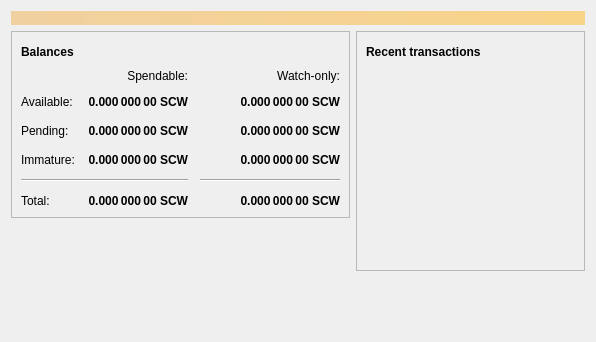
<?xml version="1.0" encoding="UTF-8"?>
<ui version="4.0">
 <class>OverviewPage</class>
 <widget class="QWidget" name="OverviewPage">
  <property name="geometry">
   <rect>
    <x>0</x>
    <y>0</y>
    <width>596</width>
    <height>342</height>
   </rect>
  </property>
  <property name="windowTitle">
   <string>Form</string>
  </property>
  <layout class="QVBoxLayout" name="topLayout">
   <item>
    <widget class="QLabel" name="labelAlerts">
     <property name="visible">
      <bool>false</bool>
     </property>
     <property name="styleSheet">
      <string notr="true">QLabel { background-color: qlineargradient(x1: 0, y1: 0, x2: 1, y2: 0, stop:0 #F0D0A0, stop:1 #F8D488); color:#000000; }</string>
     </property>
     <property name="wordWrap">
      <bool>true</bool>
     </property>
     <property name="margin">
      <number>3</number>
     </property>
     <property name="textInteractionFlags">
      <set>Qt::TextSelectableByMouse</set>
     </property>
    </widget>
   </item>
   <item>
    <layout class="QHBoxLayout" name="horizontalLayout" stretch="1,1">
     <item>
      <layout class="QVBoxLayout" name="verticalLayout_2">
       <item>
        <widget class="QFrame" name="frame">
         <property name="frameShape">
          <enum>QFrame::StyledPanel</enum>
         </property>
         <property name="frameShadow">
          <enum>QFrame::Raised</enum>
         </property>
         <layout class="QVBoxLayout" name="verticalLayout_4">
          <item>
           <layout class="QHBoxLayout" name="horizontalLayout_4">
            <item>
             <widget class="QLabel" name="label_5">
              <property name="font">
               <font>
                <weight>75</weight>
                <bold>true</bold>
               </font>
              </property>
              <property name="text">
               <string>Balances</string>
              </property>
             </widget>
            </item>
            <item>
             <widget class="QPushButton" name="labelWalletStatus">
              <property name="enabled">
               <bool>true</bool>
              </property>
              <property name="maximumSize">
               <size>
                <width>30</width>
                <height>16777215</height>
               </size>
              </property>
              <property name="toolTip">
               <string>The displayed information may be out of date. Your wallet automatically synchronizes with the s-CROW network after a connection is established, but this process has not completed yet.</string>
              </property>
              <property name="text">
               <string/>
              </property>
              <property name="icon">
               <iconset resource="../bitcoin.qrc">
                <normaloff>:/icons/warning</normaloff>
                <disabledoff>:/icons/warning</disabledoff>:/icons/warning</iconset>
              </property>
              <property name="iconSize">
               <size>
                <width>24</width>
                <height>24</height>
               </size>
              </property>
              <property name="flat">
               <bool>true</bool>
              </property>
             </widget>
            </item>
            <item>
             <spacer name="horizontalSpacer_3">
              <property name="orientation">
               <enum>Qt::Horizontal</enum>
              </property>
              <property name="sizeHint" stdset="0">
               <size>
                <width>40</width>
                <height>20</height>
               </size>
              </property>
             </spacer>
            </item>
           </layout>
          </item>
          <item>
           <layout class="QGridLayout" name="gridLayout">
            <property name="spacing">
             <number>12</number>
            </property>
            <item row="2" column="2">
             <widget class="QLabel" name="labelWatchPending">
              <property name="font">
               <font>
                <weight>75</weight>
                <bold>true</bold>
               </font>
              </property>
              <property name="cursor">
               <cursorShape>IBeamCursor</cursorShape>
              </property>
              <property name="toolTip">
               <string>Unconfirmed transactions to watch-only addresses</string>
              </property>
              <property name="text">
               <string notr="true">0.000 000 00 SCW</string>
              </property>
              <property name="alignment">
               <set>Qt::AlignRight|Qt::AlignTrailing|Qt::AlignVCenter</set>
              </property>
              <property name="textInteractionFlags">
               <set>Qt::LinksAccessibleByMouse|Qt::TextSelectableByKeyboard|Qt::TextSelectableByMouse</set>
              </property>
             </widget>
            </item>
            <item row="2" column="1">
             <widget class="QLabel" name="labelUnconfirmed">
              <property name="font">
               <font>
                <weight>75</weight>
                <bold>true</bold>
               </font>
              </property>
              <property name="cursor">
               <cursorShape>IBeamCursor</cursorShape>
              </property>
              <property name="toolTip">
               <string>Total of transactions that have yet to be confirmed, and do not yet count toward the spendable balance</string>
              </property>
              <property name="text">
               <string notr="true">0.000 000 00 SCW</string>
              </property>
              <property name="alignment">
               <set>Qt::AlignRight|Qt::AlignTrailing|Qt::AlignVCenter</set>
              </property>
              <property name="textInteractionFlags">
               <set>Qt::LinksAccessibleByMouse|Qt::TextSelectableByKeyboard|Qt::TextSelectableByMouse</set>
              </property>
             </widget>
            </item>
            <item row="3" column="2">
             <widget class="QLabel" name="labelWatchImmature">
              <property name="font">
               <font>
                <weight>75</weight>
                <bold>true</bold>
               </font>
              </property>
              <property name="cursor">
               <cursorShape>IBeamCursor</cursorShape>
              </property>
              <property name="toolTip">
               <string>Mined balance in watch-only addresses that has not yet matured</string>
              </property>
              <property name="text">
               <string notr="true">0.000 000 00 SCW</string>
              </property>
              <property name="alignment">
               <set>Qt::AlignRight|Qt::AlignTrailing|Qt::AlignVCenter</set>
              </property>
              <property name="textInteractionFlags">
               <set>Qt::LinksAccessibleByMouse|Qt::TextSelectableByKeyboard|Qt::TextSelectableByMouse</set>
              </property>
             </widget>
            </item>
            <item row="4" column="0" colspan="2">
             <widget class="Line" name="line">
              <property name="orientation">
               <enum>Qt::Horizontal</enum>
              </property>
             </widget>
            </item>
            <item row="4" column="2">
             <widget class="Line" name="lineWatchBalance">
              <property name="sizePolicy">
               <sizepolicy hsizetype="Preferred" vsizetype="Fixed">
                <horstretch>0</horstretch>
                <verstretch>0</verstretch>
               </sizepolicy>
              </property>
              <property name="minimumSize">
               <size>
                <width>140</width>
                <height>0</height>
               </size>
              </property>
              <property name="orientation">
               <enum>Qt::Horizontal</enum>
              </property>
             </widget>
            </item>
            <item row="5" column="0">
             <widget class="QLabel" name="labelTotalText">
              <property name="text">
               <string>Total:</string>
              </property>
             </widget>
            </item>
            <item row="3" column="1">
             <widget class="QLabel" name="labelImmature">
              <property name="font">
               <font>
                <weight>75</weight>
                <bold>true</bold>
               </font>
              </property>
              <property name="cursor">
               <cursorShape>IBeamCursor</cursorShape>
              </property>
              <property name="toolTip">
               <string>Mined balance that has not yet matured</string>
              </property>
              <property name="text">
               <string notr="true">0.000 000 00 SCW</string>
              </property>
              <property name="alignment">
               <set>Qt::AlignRight|Qt::AlignTrailing|Qt::AlignVCenter</set>
              </property>
              <property name="textInteractionFlags">
               <set>Qt::LinksAccessibleByMouse|Qt::TextSelectableByKeyboard|Qt::TextSelectableByMouse</set>
              </property>
             </widget>
            </item>
            <item row="2" column="3">
             <spacer name="horizontalSpacer_2">
              <property name="orientation">
               <enum>Qt::Horizontal</enum>
              </property>
              <property name="sizeHint" stdset="0">
               <size>
                <width>40</width>
                <height>20</height>
               </size>
              </property>
             </spacer>
            </item>
            <item row="3" column="0">
             <widget class="QLabel" name="labelImmatureText">
              <property name="text">
               <string>Immature:</string>
              </property>
             </widget>
            </item>
            <item row="5" column="1">
             <widget class="QLabel" name="labelTotal">
              <property name="font">
               <font>
                <weight>75</weight>
                <bold>true</bold>
               </font>
              </property>
              <property name="cursor">
               <cursorShape>IBeamCursor</cursorShape>
              </property>
              <property name="toolTip">
               <string>Your current total balance</string>
              </property>
              <property name="text">
               <string notr="true">0.000 000 00 SCW</string>
              </property>
              <property name="alignment">
               <set>Qt::AlignRight|Qt::AlignTrailing|Qt::AlignVCenter</set>
              </property>
              <property name="textInteractionFlags">
               <set>Qt::LinksAccessibleByMouse|Qt::TextSelectableByKeyboard|Qt::TextSelectableByMouse</set>
              </property>
             </widget>
            </item>
            <item row="5" column="2">
             <widget class="QLabel" name="labelWatchTotal">
              <property name="font">
               <font>
                <weight>75</weight>
                <bold>true</bold>
               </font>
              </property>
              <property name="cursor">
               <cursorShape>IBeamCursor</cursorShape>
              </property>
              <property name="toolTip">
               <string>Current total balance in watch-only addresses</string>
              </property>
              <property name="text">
               <string notr="true">0.000 000 00 SCW</string>
              </property>
              <property name="alignment">
               <set>Qt::AlignRight|Qt::AlignTrailing|Qt::AlignVCenter</set>
              </property>
              <property name="textInteractionFlags">
               <set>Qt::LinksAccessibleByMouse|Qt::TextSelectableByKeyboard|Qt::TextSelectableByMouse</set>
              </property>
             </widget>
            </item>
            <item row="0" column="2">
             <widget class="QLabel" name="labelWatchonly">
              <property name="text">
               <string>Watch-only:</string>
              </property>
              <property name="alignment">
               <set>Qt::AlignRight|Qt::AlignTrailing|Qt::AlignVCenter</set>
              </property>
             </widget>
            </item>
            <item row="1" column="0">
             <widget class="QLabel" name="labelBalanceText">
              <property name="text">
               <string>Available:</string>
              </property>
             </widget>
            </item>
            <item row="1" column="1">
             <widget class="QLabel" name="labelBalance">
              <property name="font">
               <font>
                <weight>75</weight>
                <bold>true</bold>
               </font>
              </property>
              <property name="cursor">
               <cursorShape>IBeamCursor</cursorShape>
              </property>
              <property name="toolTip">
               <string>Your current spendable balance</string>
              </property>
              <property name="text">
               <string notr="true">0.000 000 00 SCW</string>
              </property>
              <property name="alignment">
               <set>Qt::AlignRight|Qt::AlignTrailing|Qt::AlignVCenter</set>
              </property>
              <property name="textInteractionFlags">
               <set>Qt::LinksAccessibleByMouse|Qt::TextSelectableByKeyboard|Qt::TextSelectableByMouse</set>
              </property>
             </widget>
            </item>
            <item row="1" column="2">
             <widget class="QLabel" name="labelWatchAvailable">
              <property name="font">
               <font>
                <weight>75</weight>
                <bold>true</bold>
               </font>
              </property>
              <property name="cursor">
               <cursorShape>IBeamCursor</cursorShape>
              </property>
              <property name="toolTip">
               <string>Your current balance in watch-only addresses</string>
              </property>
              <property name="text">
               <string notr="true">0.000 000 00 SCW</string>
              </property>
              <property name="alignment">
               <set>Qt::AlignRight|Qt::AlignTrailing|Qt::AlignVCenter</set>
              </property>
              <property name="textInteractionFlags">
               <set>Qt::LinksAccessibleByMouse|Qt::TextSelectableByKeyboard|Qt::TextSelectableByMouse</set>
              </property>
             </widget>
            </item>
            <item row="2" column="0">
             <widget class="QLabel" name="labelPendingText">
              <property name="text">
               <string>Pending:</string>
              </property>
             </widget>
            </item>
            <item row="0" column="1">
             <widget class="QLabel" name="labelSpendable">
              <property name="text">
               <string>Spendable:</string>
              </property>
              <property name="alignment">
               <set>Qt::AlignRight|Qt::AlignTrailing|Qt::AlignVCenter</set>
              </property>
             </widget>
            </item>
           </layout>
          </item>
         </layout>
        </widget>
       </item>
       <item>
        <spacer name="verticalSpacer">
         <property name="orientation">
          <enum>Qt::Vertical</enum>
         </property>
         <property name="sizeHint" stdset="0">
          <size>
           <width>20</width>
           <height>40</height>
          </size>
         </property>
        </spacer>
       </item>
      </layout>
     </item>
     <item>
      <layout class="QVBoxLayout" name="verticalLayout_3">
       <item>
        <widget class="QFrame" name="frame_2">
         <property name="frameShape">
          <enum>QFrame::StyledPanel</enum>
         </property>
         <property name="frameShadow">
          <enum>QFrame::Raised</enum>
         </property>
         <layout class="QVBoxLayout" name="verticalLayout">
          <item>
           <layout class="QHBoxLayout" name="horizontalLayout_2">
            <item>
             <widget class="QLabel" name="label_4">
              <property name="font">
               <font>
                <weight>75</weight>
                <bold>true</bold>
               </font>
              </property>
              <property name="text">
               <string>Recent transactions</string>
              </property>
             </widget>
            </item>
            <item>
             <widget class="QPushButton" name="labelTransactionsStatus">
              <property name="enabled">
               <bool>true</bool>
              </property>
              <property name="maximumSize">
               <size>
                <width>30</width>
                <height>16777215</height>
               </size>
              </property>
              <property name="toolTip">
               <string>The displayed information may be out of date. Your wallet automatically synchronizes with the s-CROW network after a connection is established, but this process has not completed yet.</string>
              </property>
              <property name="text">
               <string/>
              </property>
              <property name="icon">
               <iconset resource="../bitcoin.qrc">
                <normaloff>:/icons/warning</normaloff>
                <disabledoff>:/icons/warning</disabledoff>:/icons/warning</iconset>
              </property>
              <property name="iconSize">
               <size>
                <width>24</width>
                <height>24</height>
               </size>
              </property>
              <property name="flat">
               <bool>true</bool>
              </property>
             </widget>
            </item>
            <item>
             <spacer name="horizontalSpacer">
              <property name="orientation">
               <enum>Qt::Horizontal</enum>
              </property>
              <property name="sizeHint" stdset="0">
               <size>
                <width>40</width>
                <height>20</height>
               </size>
              </property>
             </spacer>
            </item>
           </layout>
          </item>
          <item>
           <widget class="QListView" name="listTransactions">
            <property name="styleSheet">
             <string notr="true">QListView { background: transparent; }</string>
            </property>
            <property name="frameShape">
             <enum>QFrame::NoFrame</enum>
            </property>
            <property name="verticalScrollBarPolicy">
             <enum>Qt::ScrollBarAlwaysOff</enum>
            </property>
            <property name="horizontalScrollBarPolicy">
             <enum>Qt::ScrollBarAlwaysOff</enum>
            </property>
            <property name="selectionMode">
             <enum>QAbstractItemView::NoSelection</enum>
            </property>
           </widget>
          </item>
         </layout>
        </widget>
       </item>
       <item>
        <spacer name="verticalSpacer_2">
         <property name="orientation">
          <enum>Qt::Vertical</enum>
         </property>
         <property name="sizeHint" stdset="0">
          <size>
           <width>20</width>
           <height>40</height>
          </size>
         </property>
        </spacer>
       </item>
      </layout>
     </item>
    </layout>
   </item>
  </layout>
 </widget>
 <resources/>
 <connections/>
</ui>
